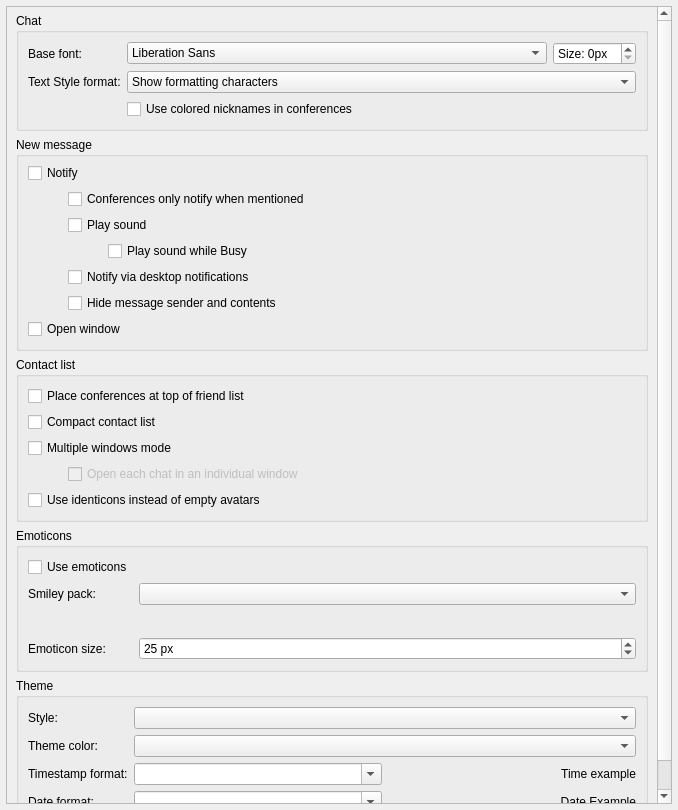
<?xml version="1.0" encoding="UTF-8"?>
<ui version="4.0">
 <class>UserInterfaceSettings</class>
 <widget class="QWidget" name="UserInterfaceSettings">
  <property name="geometry">
   <rect>
    <x>0</x>
    <y>0</y>
    <width>678</width>
    <height>810</height>
   </rect>
  </property>
  <property name="windowTitle">
   <string notr="true">Form</string>
  </property>
  <layout class="QVBoxLayout" name="verticalLayout_2">
   <property name="leftMargin">
    <number>6</number>
   </property>
   <property name="topMargin">
    <number>6</number>
   </property>
   <property name="rightMargin">
    <number>6</number>
   </property>
   <property name="bottomMargin">
    <number>6</number>
   </property>
   <item>
    <widget class="VerticalOnlyScroller" name="scrollArea">
     <property name="widgetResizable">
      <bool>true</bool>
     </property>
     <property name="alignment">
      <set>Qt::AlignLeading|Qt::AlignLeft|Qt::AlignTop</set>
     </property>
     <widget class="QWidget" name="scrollAreaWidgetContents">
      <property name="geometry">
       <rect>
        <x>0</x>
        <y>0</y>
        <width>650</width>
        <height>950</height>
       </rect>
      </property>
      <layout class="QVBoxLayout" name="verticalLayout_4" stretch="0,0,0,0,0,0">
       <property name="spacing">
        <number>6</number>
       </property>
       <property name="topMargin">
        <number>6</number>
       </property>
       <item>
        <widget class="QGroupBox" name="chatGroupBox">
         <property name="title">
          <string>Chat</string>
         </property>
         <layout class="QFormLayout" name="formLayout_2">
          <property name="leftMargin">
           <number>9</number>
          </property>
          <property name="topMargin">
           <number>9</number>
          </property>
          <property name="rightMargin">
           <number>9</number>
          </property>
          <property name="bottomMargin">
           <number>9</number>
          </property>
          <item row="0" column="0">
           <widget class="QLabel" name="label_2">
            <property name="text">
             <string>Base font:</string>
            </property>
            <property name="alignment">
             <set>Qt::AlignLeading|Qt::AlignLeft|Qt::AlignVCenter</set>
            </property>
           </widget>
          </item>
          <item row="0" column="1">
           <layout class="QHBoxLayout" name="horizontalLayout_5">
            <item>
             <widget class="QFontComboBox" name="txtChatFont">
              <property name="editable">
               <bool>false</bool>
              </property>
             </widget>
            </item>
            <item>
             <widget class="QSpinBox" name="txtChatFontSize">
              <property name="sizePolicy">
               <sizepolicy hsizetype="Maximum" vsizetype="Fixed">
                <horstretch>0</horstretch>
                <verstretch>0</verstretch>
               </sizepolicy>
              </property>
              <property name="suffix">
               <string>px</string>
              </property>
              <property name="prefix">
               <string>Size: </string>
              </property>
             </widget>
            </item>
           </layout>
          </item>
          <item row="1" column="0">
           <widget class="QLabel" name="textStyleLabel">
            <property name="toolTip">
             <string>New text styling preference may not load until qTox restarts.</string>
            </property>
            <property name="text">
             <string>Text Style format:</string>
            </property>
            <property name="alignment">
             <set>Qt::AlignLeading|Qt::AlignLeft|Qt::AlignVCenter</set>
            </property>
           </widget>
          </item>
          <item row="1" column="1">
           <widget class="QComboBox" name="textStyleComboBox">
            <property name="sizePolicy">
             <sizepolicy hsizetype="Expanding" vsizetype="Fixed">
              <horstretch>0</horstretch>
              <verstretch>0</verstretch>
             </sizepolicy>
            </property>
            <property name="toolTip">
             <string>Select text styling preference.</string>
            </property>
            <property name="currentIndex">
             <number>1</number>
            </property>
            <item>
             <property name="text">
              <string>Plaintext</string>
             </property>
            </item>
            <item>
             <property name="text">
              <string>Show formatting characters</string>
             </property>
            </item>
            <item>
             <property name="text">
              <string>Don't show formatting characters</string>
             </property>
            </item>
           </widget>
          </item>
          <item row="2" column="1">
           <widget class="QCheckBox" name="useNameColors">
            <property name="text">
             <string>Use colored nicknames in conferences</string>
            </property>
           </widget>
          </item>
         </layout>
        </widget>
       </item>
       <item>
        <widget class="QGroupBox" name="newMessageGroup">
         <property name="title">
          <string>New message</string>
         </property>
         <layout class="QVBoxLayout" name="verticalLayout_10">
          <property name="topMargin">
           <number>6</number>
          </property>
          <item>
           <widget class="QCheckBox" name="notify">
            <property name="toolTip">
             <string comment="tooltip for Notify setting">Show a notification when you receive a new message and the window is not selected.</string>
            </property>
            <property name="text">
             <string>Notify</string>
            </property>
           </widget>
          </item>
          <item>
           <layout class="QVBoxLayout" name="verticalLayout_11">
            <property name="leftMargin">
             <number>40</number>
            </property>
            <item>
             <widget class="QCheckBox" name="conferenceOnlyNotfiyWhenMentioned">
              <property name="toolTip">
               <string comment="toolTip for Conferences only notify when mentioned">Only notify about new messages in conferences when mentioned.</string>
              </property>
              <property name="text">
               <string>Conferences only notify when mentioned</string>
              </property>
             </widget>
            </item>
            <item>
             <widget class="QCheckBox" name="notifySound">
              <property name="text">
               <string>Play sound</string>
              </property>
             </widget>
            </item>
            <item>
             <layout class="QVBoxLayout" name="verticalLayout">
              <property name="leftMargin">
               <number>40</number>
              </property>
              <item>
               <widget class="QCheckBox" name="busySound">
                <property name="text">
                 <string>Play sound while Busy</string>
                </property>
               </widget>
              </item>
             </layout>
            </item>
            <item>
             <widget class="QCheckBox" name="desktopNotify">
              <property name="text">
               <string>Notify via desktop notifications</string>
              </property>
             </widget>
            </item>
            <item>
             <widget class="QCheckBox" name="notifyHide">
              <property name="text">
               <string>Hide message sender and contents</string>
              </property>
             </widget>
            </item>
           </layout>
          </item>
          <item>
           <widget class="QCheckBox" name="showWindow">
            <property name="toolTip">
             <string comment="tooltip for Show window setting">Open qTox's window when you receive a new message and no window is open yet.</string>
            </property>
            <property name="text">
             <string>Open window</string>
            </property>
           </widget>
          </item>
         </layout>
        </widget>
       </item>
       <item>
        <widget class="QGroupBox" name="contactListGroup">
         <property name="title">
          <string>Contact list</string>
         </property>
         <layout class="QVBoxLayout" name="verticalLayout_5">
          <item>
           <widget class="QCheckBox" name="cbConferencePosition">
            <property name="toolTip">
             <string comment="toolTip for conference positioning">If checked, conferences will be placed at the top of the friends list, otherwise, they'll be placed below online friends.</string>
            </property>
            <property name="text">
             <string>Place conferences at top of friend list</string>
            </property>
           </widget>
          </item>
          <item>
           <widget class="QCheckBox" name="cbCompactLayout">
            <property name="toolTip">
             <string comment="toolTip for compact layout setting">Your contact list will be shown in compact mode.</string>
            </property>
            <property name="text">
             <string>Compact contact list</string>
            </property>
           </widget>
          </item>
          <item>
           <widget class="QCheckBox" name="cbSeparateWindow">
            <property name="text">
             <string>Multiple windows mode</string>
            </property>
           </widget>
          </item>
          <item>
           <layout class="QVBoxLayout" name="verticalLayout_12">
            <property name="leftMargin">
             <number>40</number>
            </property>
            <item>
             <widget class="QCheckBox" name="cbDontGroupWindows">
              <property name="enabled">
               <bool>false</bool>
              </property>
              <property name="sizePolicy">
               <sizepolicy hsizetype="Minimum" vsizetype="Minimum">
                <horstretch>0</horstretch>
                <verstretch>0</verstretch>
               </sizepolicy>
              </property>
              <property name="text">
               <string>Open each chat in an individual window</string>
              </property>
             </widget>
            </item>
           </layout>
          </item>
          <item>
           <widget class="QCheckBox" name="cbShowIdenticons">
            <property name="toolTip">
             <string comment="toolTip for show identicons">If enabled, every contact without an avatar will have a generated icon based on their Tox ID instead of the default picture. Requires restart to apply.</string>
            </property>
            <property name="text">
             <string>Use identicons instead of empty avatars</string>
            </property>
           </widget>
          </item>
         </layout>
        </widget>
       </item>
       <item>
        <widget class="QGroupBox" name="emoticonsGroupBox">
         <property name="title">
          <string>Emoticons</string>
         </property>
         <layout class="QFormLayout" name="formLayout_4">
          <item row="0" column="0">
           <widget class="QCheckBox" name="useEmoticons">
            <property name="text">
             <string>Use emoticons</string>
            </property>
           </widget>
          </item>
          <item row="1" column="0">
           <widget class="QLabel" name="smileyPackLabel">
            <property name="text">
             <string extracomment="Text on smiley pack label">Smiley pack:</string>
            </property>
           </widget>
          </item>
          <item row="1" column="1">
           <widget class="QComboBox" name="smileyPackBrowser">
            <property name="sizePolicy">
             <sizepolicy hsizetype="Expanding" vsizetype="Fixed">
              <horstretch>0</horstretch>
              <verstretch>0</verstretch>
             </sizepolicy>
            </property>
           </widget>
          </item>
          <item row="2" column="0">
           <spacer name="horizontalSpacer_2">
            <property name="orientation">
             <enum>Qt::Horizontal</enum>
            </property>
            <property name="sizeHint" stdset="0">
             <size>
              <width>80</width>
              <height>20</height>
             </size>
            </property>
           </spacer>
          </item>
          <item row="2" column="1">
           <layout class="QHBoxLayout" name="horizontalLayout" stretch="0,0,0,0,0">
            <property name="sizeConstraint">
             <enum>QLayout::SetDefaultConstraint</enum>
            </property>
            <item>
             <widget class="QLabel" name="smile1">
              <property name="toolTip">
               <string notr="true">:)</string>
              </property>
              <property name="text">
               <string/>
              </property>
              <property name="alignment">
               <set>Qt::AlignCenter</set>
              </property>
             </widget>
            </item>
            <item>
             <widget class="QLabel" name="smile2">
              <property name="toolTip">
               <string notr="true">;)</string>
              </property>
              <property name="text">
               <string/>
              </property>
              <property name="alignment">
               <set>Qt::AlignCenter</set>
              </property>
             </widget>
            </item>
            <item>
             <widget class="QLabel" name="smile3">
              <property name="toolTip">
               <string notr="true">:p</string>
              </property>
              <property name="text">
               <string/>
              </property>
              <property name="alignment">
               <set>Qt::AlignCenter</set>
              </property>
             </widget>
            </item>
            <item>
             <widget class="QLabel" name="smile4">
              <property name="toolTip">
               <string notr="true">:O</string>
              </property>
              <property name="text">
               <string/>
              </property>
              <property name="alignment">
               <set>Qt::AlignCenter</set>
              </property>
             </widget>
            </item>
            <item alignment="Qt::AlignTop">
             <widget class="QLabel" name="smile5">
              <property name="toolTip">
               <string notr="true">:'(</string>
              </property>
              <property name="text">
               <string/>
              </property>
              <property name="alignment">
               <set>Qt::AlignCenter</set>
              </property>
             </widget>
            </item>
           </layout>
          </item>
          <item row="3" column="0">
           <widget class="QLabel" name="emoticonSizeLabel">
            <property name="text">
             <string>Emoticon size:</string>
            </property>
           </widget>
          </item>
          <item row="3" column="1">
           <widget class="QSpinBox" name="emoticonSize">
            <property name="sizePolicy">
             <sizepolicy hsizetype="Expanding" vsizetype="Fixed">
              <horstretch>0</horstretch>
              <verstretch>0</verstretch>
             </sizepolicy>
            </property>
            <property name="specialValueText">
             <string/>
            </property>
            <property name="suffix">
             <string> px</string>
            </property>
            <property name="minimum">
             <number>1</number>
            </property>
            <property name="maximum">
             <number>2147483647</number>
            </property>
            <property name="value">
             <number>25</number>
            </property>
           </widget>
          </item>
         </layout>
        </widget>
       </item>
       <item>
        <widget class="QGroupBox" name="themeGroupBox">
         <property name="title">
          <string>Theme</string>
         </property>
         <layout class="QFormLayout" name="formLayout">
          <property name="fieldGrowthPolicy">
           <enum>QFormLayout::AllNonFixedFieldsGrow</enum>
          </property>
          <property name="topMargin">
           <number>9</number>
          </property>
          <property name="bottomMargin">
           <number>9</number>
          </property>
          <item row="3" column="0">
           <widget class="QLabel" name="styleLabel">
            <property name="text">
             <string>Style:</string>
            </property>
           </widget>
          </item>
          <item row="3" column="1">
           <widget class="QComboBox" name="styleBrowser">
            <property name="sizePolicy">
             <sizepolicy hsizetype="Expanding" vsizetype="Fixed">
              <horstretch>0</horstretch>
              <verstretch>0</verstretch>
             </sizepolicy>
            </property>
           </widget>
          </item>
          <item row="4" column="0">
           <widget class="QLabel" name="themeColorLabel">
            <property name="text">
             <string>Theme color:</string>
            </property>
           </widget>
          </item>
          <item row="4" column="1">
           <widget class="QComboBox" name="themeColorCBox">
            <property name="sizePolicy">
             <sizepolicy hsizetype="Expanding" vsizetype="Fixed">
              <horstretch>0</horstretch>
              <verstretch>0</verstretch>
             </sizepolicy>
            </property>
           </widget>
          </item>
          <item row="5" column="1">
           <layout class="QHBoxLayout" name="horizontalLayout_2">
            <item>
             <widget class="QComboBox" name="timestamp">
              <property name="sizePolicy">
               <sizepolicy hsizetype="Preferred" vsizetype="Fixed">
                <horstretch>0</horstretch>
                <verstretch>0</verstretch>
               </sizepolicy>
              </property>
              <property name="editable">
               <bool>true</bool>
              </property>
              <property name="insertPolicy">
               <enum>QComboBox::NoInsert</enum>
              </property>
             </widget>
            </item>
            <item>
             <widget class="QLabel" name="timeExample">
              <property name="text">
               <string notr="true">Time example</string>
              </property>
              <property name="alignment">
               <set>Qt::AlignRight|Qt::AlignTrailing|Qt::AlignVCenter</set>
              </property>
             </widget>
            </item>
           </layout>
          </item>
          <item row="5" column="0">
           <widget class="QLabel" name="timestampLabel">
            <property name="text">
             <string>Timestamp format:</string>
            </property>
           </widget>
          </item>
          <item row="7" column="1">
           <layout class="QHBoxLayout" name="horizontalLayout_3">
            <item>
             <widget class="QComboBox" name="dateFormats">
              <property name="editable">
               <bool>true</bool>
              </property>
              <property name="insertPolicy">
               <enum>QComboBox::NoInsert</enum>
              </property>
             </widget>
            </item>
            <item>
             <widget class="QLabel" name="dateExample">
              <property name="text">
               <string notr="true">Date Example</string>
              </property>
              <property name="alignment">
               <set>Qt::AlignRight|Qt::AlignTrailing|Qt::AlignVCenter</set>
              </property>
             </widget>
            </item>
           </layout>
          </item>
          <item row="7" column="0">
           <widget class="QLabel" name="dateformatLabel">
            <property name="text">
             <string>Date format:</string>
            </property>
           </widget>
          </item>
         </layout>
        </widget>
       </item>
       <item>
        <spacer name="verticalSpacer">
         <property name="orientation">
          <enum>Qt::Vertical</enum>
         </property>
         <property name="sizeHint" stdset="0">
          <size>
           <width>20</width>
           <height>40</height>
          </size>
         </property>
        </spacer>
       </item>
      </layout>
     </widget>
    </widget>
   </item>
  </layout>
 </widget>
 <customwidgets>
  <customwidget>
   <class>VerticalOnlyScroller</class>
   <extends>QScrollArea</extends>
   <header>src/widget/form/settings/verticalonlyscroller.h</header>
   <container>1</container>
  </customwidget>
 </customwidgets>
 <tabstops>
  <tabstop>scrollArea</tabstop>
  <tabstop>txtChatFont</tabstop>
  <tabstop>txtChatFontSize</tabstop>
  <tabstop>textStyleComboBox</tabstop>
  <tabstop>notify</tabstop>
  <tabstop>conferenceOnlyNotfiyWhenMentioned</tabstop>
  <tabstop>notifySound</tabstop>
  <tabstop>busySound</tabstop>
  <tabstop>showWindow</tabstop>
  <tabstop>cbConferencePosition</tabstop>
  <tabstop>cbCompactLayout</tabstop>
  <tabstop>cbSeparateWindow</tabstop>
  <tabstop>cbDontGroupWindows</tabstop>
  <tabstop>useEmoticons</tabstop>
  <tabstop>smileyPackBrowser</tabstop>
  <tabstop>emoticonSize</tabstop>
  <tabstop>styleBrowser</tabstop>
  <tabstop>themeColorCBox</tabstop>
  <tabstop>timestamp</tabstop>
  <tabstop>dateFormats</tabstop>
 </tabstops>
 <resources/>
 <connections/>
</ui>
